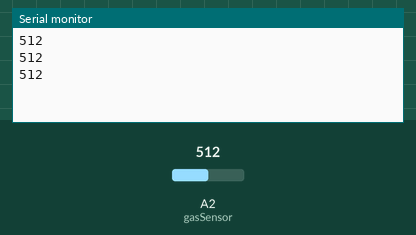
Recording of a sketch running on a simulated Arduino Uno, built with avr-gcc and run on an emulated ATmega328P. Parts: the last lines printed to the serial monitor. The inputs (shaded band) are chosen by the test bench; at power-on: A2 (gasSensor) = 512.

Above: at 1.3 s.
1.4 s: A2 (gasSensor) set to 716
At 1.9 s:
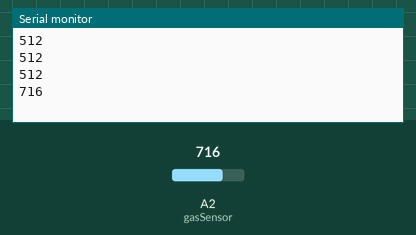
2.9 s: A2 (gasSensor) set to 900
At 3.4 s:
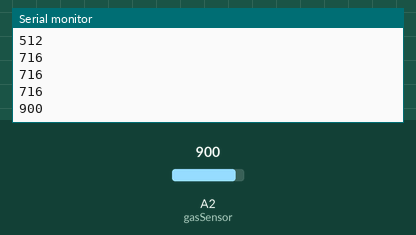
Timing chart, 0 to 5.9 s (numbered marks = the images above; inputs shaded):
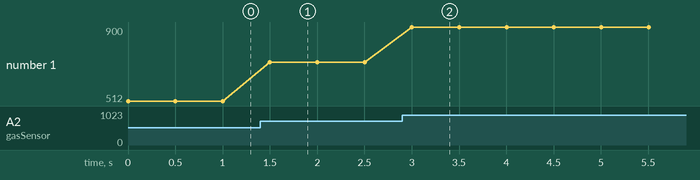

Measured:
- after the input at 1.4 s, the serial monitor: prints a new line after 0.10 s (image 1)
- after the input at 2.9 s, the serial monitor: prints a new line after 0.10 s (image 2)
- plotted number 1: 512 → 716 after the input at 1.4 s, 716 → 900 after the input at 2.9 s

The sketch:

TGS2602.ino
```cpp
/***************************************************
  This is a library example for the MQ135 Sensor.

  VCC  -->  arduino 5V
  GND  -->  arduino GND
  pin  -->  A2

****************************************************/

int gasSensor = A2; // 指定要量測的analog腳位為2
int gasval = 0;
void setup() {
  Serial.begin(9600);
}

void loop() {
  gasval = analogRead(gasSensor);
  Serial.println( gasval );
  delay(500);
}
```
